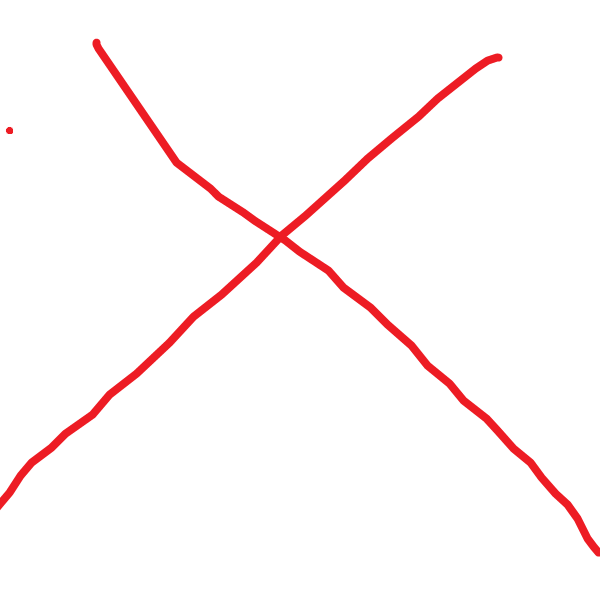
#> input picture images/x.bmp, 600 x 600 px
$ python main.py
#> lines starting #> are read from the running program, lines starting #| are printed output that depends on the picture
# IMPORTS
from PIL import Image


# CONSTANTS
IMAGE_PATH = 'images/'
BASE_IMG_NAME = IMAGE_PATH + 'x.bmp'
NEW_ETQ_IMG_NAME = IMAGE_PATH + 'face.bmp'
EFFECTS_IMG_NAME = IMAGE_PATH + 'effects.bmp'

# MAIN
base_im = Image.open(BASE_IMG_NAME).convert('RGBA')
new_etq_im = Image.open(NEW_ETQ_IMG_NAME).convert('RGBA')
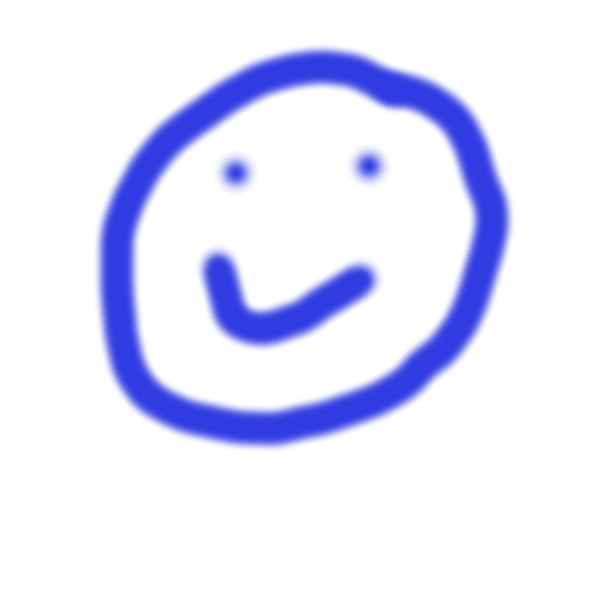
#> input picture images/face.bmp, 600 x 600 px
#> new_etq_im is the input picture: PIL image 600x600 RGBA; mean R, G, B, A 210.4, 213, 248.5, 32.3

output_im = Image.alpha_composite(base_im, new_etq_im)
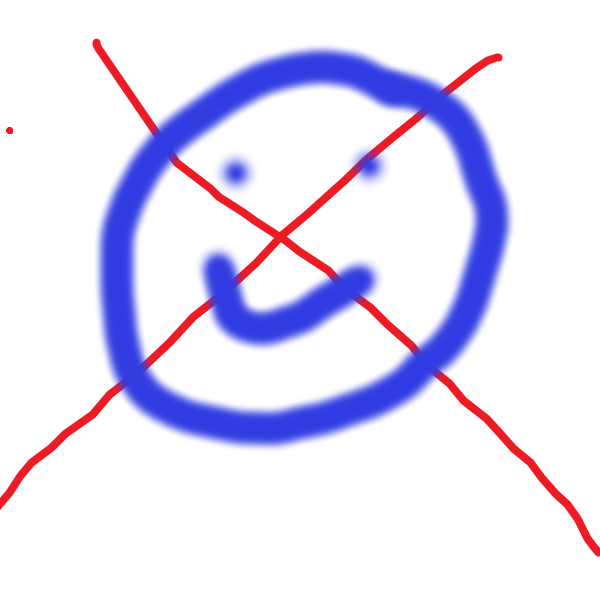
#> output_im: PIL image 600x600 RGBA; mean R, G, B, A 228.3, 224.4, 245.4, 255

# show the output
output_im.show()
